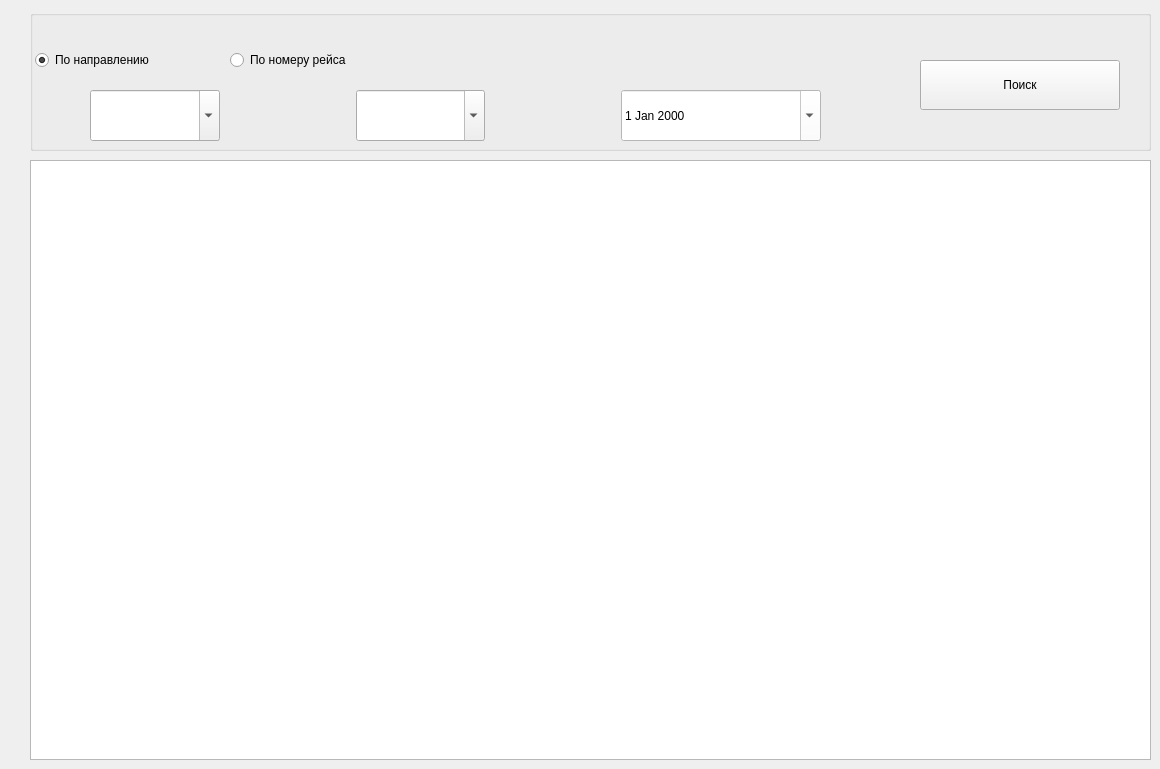
    <widget class="QWidget" name="tab_3">
     <attribute name="title">
      <string>Отслеживание рейсов</string>
     </attribute>
     <widget class="QTableView" name="tableView_3">
      <property name="geometry">
       <rect>
        <x>30</x>
        <y>160</y>
        <width>1121</width>
        <height>600</height>
       </rect>
      </property>
      <property name="alternatingRowColors">
       <bool>false</bool>
      </property>
      <property name="selectionMode">
       <enum>QAbstractItemView::SingleSelection</enum>
      </property>
      <property name="selectionBehavior">
       <enum>QAbstractItemView::SelectRows</enum>
      </property>
      <attribute name="verticalHeaderVisible">
       <bool>false</bool>
      </attribute>
     </widget>
     <widget class="QStackedWidget" name="stackedWidget">
      <property name="geometry">
       <rect>
        <x>50</x>
        <y>70</y>
        <width>811</width>
        <height>71</height>
       </rect>
      </property>
      <property name="currentIndex">
       <number>0</number>
      </property>
      <widget class="QWidget" name="page">
       <widget class="QWidget" name="horizontalLayoutWidget_2">
        <property name="geometry">
         <rect>
          <x>40</x>
          <y>20</y>
          <width>731</width>
          <height>51</height>
         </rect>
        </property>
        <layout class="QHBoxLayout" name="horizontalLayout_3">
         <item>
          <widget class="QComboBox" name="CB_cityF_2">
           <property name="sizePolicy">
            <sizepolicy hsizetype="Expanding" vsizetype="Expanding">
             <horstretch>0</horstretch>
             <verstretch>0</verstretch>
            </sizepolicy>
           </property>
           <property name="minimumSize">
            <size>
             <width>88</width>
             <height>0</height>
            </size>
           </property>
           <property name="editable">
            <bool>true</bool>
           </property>
          </widget>
         </item>
         <item>
          <spacer name="horizontalSpacer_2">
           <property name="orientation">
            <enum>Qt::Horizontal</enum>
           </property>
           <property name="sizeHint" stdset="0">
            <size>
             <width>40</width>
             <height>20</height>
            </size>
           </property>
          </spacer>
         </item>
         <item>
          <widget class="QComboBox" name="CB_cityT_2">
           <property name="sizePolicy">
            <sizepolicy hsizetype="Expanding" vsizetype="Expanding">
             <horstretch>0</horstretch>
             <verstretch>0</verstretch>
            </sizepolicy>
           </property>
           <property name="minimumSize">
            <size>
             <width>88</width>
             <height>0</height>
            </size>
           </property>
           <property name="editable">
            <bool>true</bool>
           </property>
          </widget>
         </item>
         <item>
          <spacer name="horizontalSpacer_3">
           <property name="orientation">
            <enum>Qt::Horizontal</enum>
           </property>
           <property name="sizeHint" stdset="0">
            <size>
             <width>40</width>
             <height>20</height>
            </size>
           </property>
          </spacer>
         </item>
         <item>
          <widget class="QDateEdit" name="dateEdit_2">
           <property name="sizePolicy">
            <sizepolicy hsizetype="MinimumExpanding" vsizetype="Expanding">
             <horstretch>0</horstretch>
             <verstretch>0</verstretch>
            </sizepolicy>
           </property>
           <property name="minimumSize">
            <size>
             <width>200</width>
             <height>0</height>
            </size>
           </property>
           <property name="styleSheet">
            <string notr="true">background-color: rgb(255, 255, 255);</string>
           </property>
           <property name="calendarPopup">
            <bool>true</bool>
           </property>
          </widget>
         </item>
        </layout>
       </widget>
      </widget>
      <widget class="QWidget" name="page_2">
       <widget class="QLineEdit" name="LEflightd">
        <property name="geometry">
         <rect>
          <x>20</x>
          <y>20</y>
          <width>151</width>
          <height>51</height>
         </rect>
        </property>
        <property name="placeholderText">
         <string>Номер рейса</string>
        </property>
       </widget>
      </widget>
     </widget>
     <widget class="QGroupBox" name="groupBox">
      <property name="geometry">
       <rect>
        <x>30</x>
        <y>10</y>
        <width>1121</width>
        <height>141</height>
       </rect>
      </property>
      <property name="title">
       <string/>
      </property>
      <widget class="QRadioButton" name="radioButton">
       <property name="geometry">
        <rect>
         <x>5</x>
         <y>25</y>
         <width>200</width>
         <height>50</height>
        </rect>
       </property>
       <property name="styleSheet">
        <string notr="true"/>
       </property>
       <property name="text">
        <string>По направлению</string>
       </property>
       <property name="checked">
        <bool>true</bool>
       </property>
      </widget>
      <widget class="QRadioButton" name="radioButton_2">
       <property name="geometry">
        <rect>
         <x>200</x>
         <y>25</y>
         <width>200</width>
         <height>50</height>
        </rect>
       </property>
       <property name="sizePolicy">
        <sizepolicy hsizetype="Minimum" vsizetype="Fixed">
         <horstretch>0</horstretch>
         <verstretch>0</verstretch>
        </sizepolicy>
       </property>
       <property name="text">
        <string>По номеру рейса</string>
       </property>
      </widget>
      <widget class="QPushButton" name="pushButton_4">
       <property name="enabled">
        <bool>true</bool>
       </property>
       <property name="geometry">
        <rect>
         <x>890</x>
         <y>50</y>
         <width>200</width>
         <height>50</height>
        </rect>
       </property>
       <property name="text">
        <string>Поиск</string>
       </property>
      </widget>
     </widget>
     <zorder>tableView_3</zorder>
     <zorder>groupBox</zorder>
     <zorder>stackedWidget</zorder>
    </widget>
